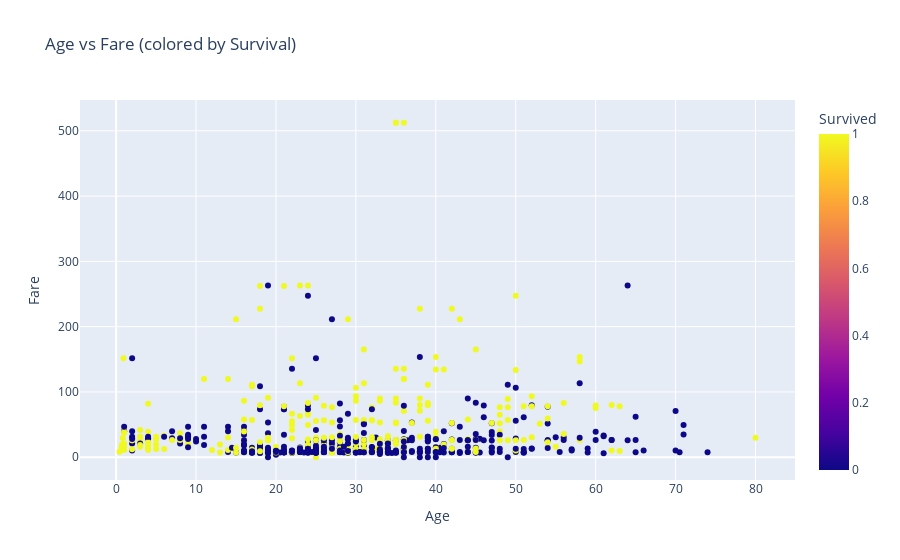

Notebook code cell kept with this figure:
### Code cell
fig = px.scatter(df, x='Age', y='Fare', color='Survived',
                 title='Age vs Fare (colored by Survival)')
fig.show()

### Figure 1 — Plotly figure (JSON) as saved in the notebook; plotly's stock layout.template omitted (floating-point values rounded to 4 significant figures; data arrays with more than 128 entries replaced by an {"elided": "..."} marker saying what was removed)
{"data": [{"hovertemplate": "Age=%{x}<br>Fare=%{y}<br>Survived=%{marker.color}<extra></extra>", "legendgroup": "", "marker": {"color": {"elided": "891 int values"}, "coloraxis": "coloraxis", "symbol": "circle"}, "mode": "markers", "name": "", "orientation": "v", "showlegend": false, "type": "scatter", "x": {"elided": "891 float values"}, "xaxis": "x", "y": {"elided": "891 float values"}, "yaxis": "y"}], "layout": {"coloraxis": {"colorbar": {"title": {"text": "Survived"}}, "colorscale": [[0, "#0d0887"], [0.1111, "#46039f"], [0.2222, "#7201a8"], [0.3333, "#9c179e"], [0.4444, "#bd3786"], [0.5556, "#d8576b"], [0.6667, "#ed7953"], [0.7778, "#fb9f3a"], [0.8889, "#fdca26"], [1, "#f0f921"]]}, "legend": {"tracegroupgap": 0}, "title": {"text": "Age vs Fare (colored by Survival)"}, "xaxis": {"anchor": "y", "domain": [0, 1], "title": {"text": "Age"}}, "yaxis": {"anchor": "x", "domain": [0, 1], "title": {"text": "Fare"}}}}
